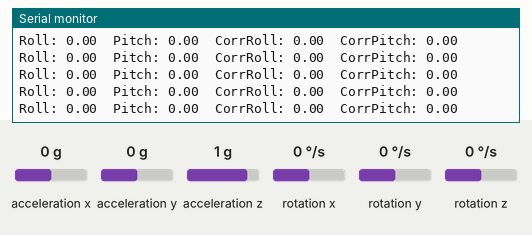
Recording of a sketch running on a simulated Arduino Uno, built with avr-gcc and run on an emulated ATmega328P. On the bench: the last lines printed to the serial monitor. Wiring (inferred from the names in the program): MPU-6050 motion sensor at I2C address 0x68. Inputs (shaded band) come from the test bench; at power-on: acceleration x 0 g, acceleration y 0 g, rotation x 0 °/s, rotation y 0 °/s, acceleration z 1 g, rotation z 0 °/s.

Above: at 1.2 s.
1.3 s: acceleration x set to -1.4 g
At 1.4 s:
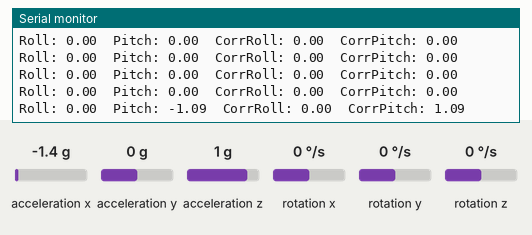
4.3 s: acceleration y set to -1.4 g
At 4.35 s:
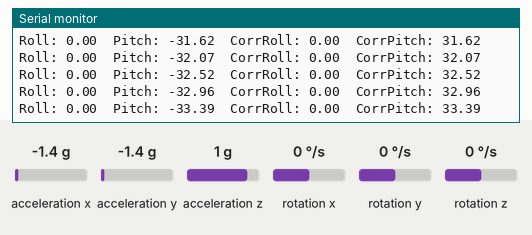
7.3 s: rotation x set to -192 °/s
At 7.32 s:
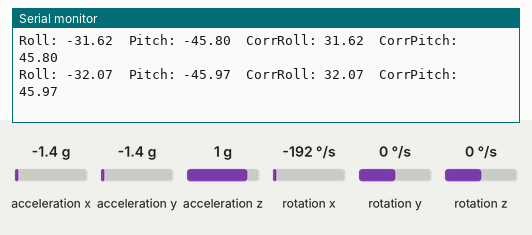
10.3 s: rotation y set to -192 °/s
At 10.33 s:
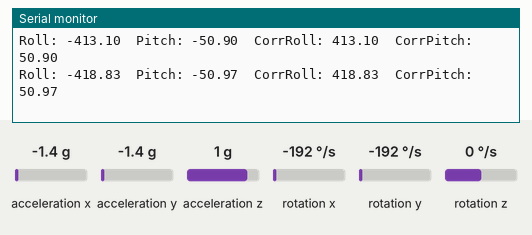
13.3 s: rotation x set to 100 °/s
At 13.36 s:
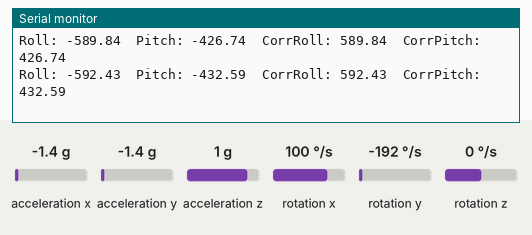
16.3 s: acceleration z set to -1.4 g
At 16.33 s:
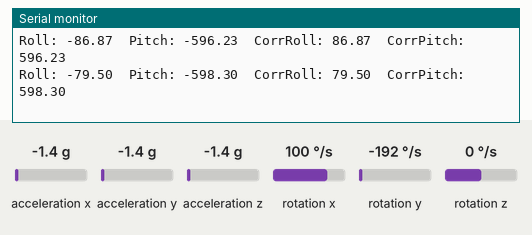
Timing chart, 0 to 19.3 s (numbered marks = the images above; inputs shaded):
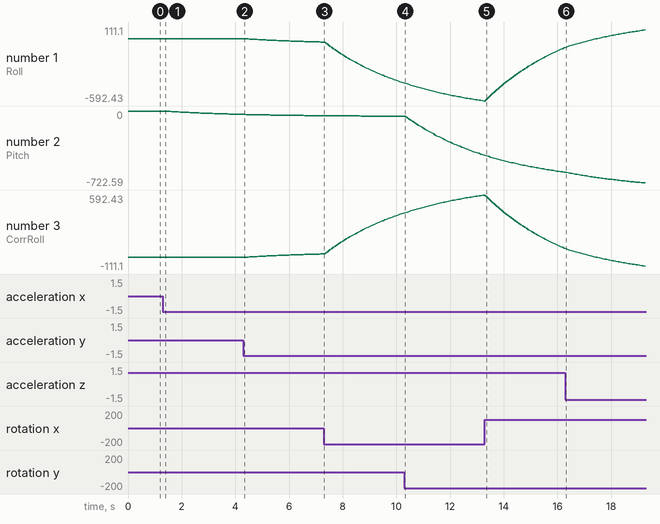

Measured:
- after the input at 1.3 s, the serial monitor: prints a new line after 0.09 s (image 1)
- plotted number 2: 0 → -33.39 after the input at 1.3 s

The sketch:

flight_controller.ino
```cpp
/*
 * Drone Flight Controller — Teensy 4.0 + MPU-6050
 * Reads IMU, fuses angles with a complementary filter,
 * computes dual-axis PID (roll & pitch).
 */

#include <Wire.h>

// ===== GLOBAL STATE (shared between functions) =====
int16_t gyroX, gyroY, gyroZ;          // raw gyroscope
int16_t accelX, accelY, accelZ;       // raw accelerometer
float angleRoll = 0, anglePitch = 0;  // fused angles
float temps_precedent = 0;
float dt;

// PID gains (shared, tuned later)
float Kp = 1.0, Ki = 0.0, Kd = 0.0;
float angle_voulu = 0;                // target: level (0°)

// PID memory — one set per axis
float somme_erreurs_roll = 0, erreur_precedente_roll = 0;
float somme_erreurs_pitch = 0, erreur_precedente_pitch = 0;
float correctionRoll, correctionPitch;

// ===== SETUP =====
void setup() {
  Wire.begin();
  Serial.begin(9600);
  Wire.beginTransmission(0x68);   // wake up the MPU-6050
  Wire.write(0x6B);
  Wire.write(0x00);
  Wire.endTransmission();
  temps_precedent = micros();
}

// ===== 1. READ — get raw data over I2C =====
void readSensors() {
  Wire.beginTransmission(0x68);
  Wire.write(0x3B);               // accelerometer registers
  Wire.endTransmission();
  Wire.requestFrom(0x68, 6);
  accelX = Wire.read() << 8 | Wire.read();
  accelY = Wire.read() << 8 | Wire.read();
  accelZ = Wire.read() << 8 | Wire.read();

  Wire.beginTransmission(0x68);
  Wire.write(0x43);               // gyroscope registers
  Wire.endTransmission();
  Wire.requestFrom(0x68, 6);
  gyroX = Wire.read() << 8 | Wire.read();
  gyroY = Wire.read() << 8 | Wire.read();
  gyroZ = Wire.read() << 8 | Wire.read();
}

// ===== 2. FUSE — complementary filter (roll & pitch) =====
void computeAngle() {
  dt = (micros() - temps_precedent) / 1000000.0;
  temps_precedent = micros();

  // Roll (rotation around X)
  float angle_accel_roll = atan2(accelY, accelZ) * 180.0 / PI;
  float gyro_roll = gyroX / 131.0;
  angleRoll = 0.98 * (angleRoll + gyro_roll * dt) + 0.02 * angle_accel_roll;

  // Pitch (rotation around Y)
  float angle_accel_pitch = atan2(accelX, accelZ) * 180.0 / PI;
  float gyro_pitch = gyroY / 131.0;
  anglePitch = 0.98 * (anglePitch + gyro_pitch * dt) + 0.02 * angle_accel_pitch;
}

// ===== 3. CORRECT — one PID per axis =====
void computePID() {
  // Roll
  float erreur_roll = angle_voulu - angleRoll;
  somme_erreurs_roll += erreur_roll * dt;
  float variation_roll = (erreur_roll - erreur_precedente_roll) / dt;
  correctionRoll = Kp * erreur_roll + Ki * somme_erreurs_roll + Kd * variation_roll;
  erreur_precedente_roll = erreur_roll;

  // Pitch
  float erreur_pitch = angle_voulu - anglePitch;
  somme_erreurs_pitch += erreur_pitch * dt;
  float variation_pitch = (erreur_pitch - erreur_precedente_pitch) / dt;
  correctionPitch = Kp * erreur_pitch + Ki * somme_erreurs_pitch + Kd * variation_pitch;
  erreur_precedente_pitch = erreur_pitch;
}

// ===== 4. OUTPUT — send over serial =====
void displayData() {
  Serial.print("Roll: ");  Serial.print(angleRoll);
  Serial.print("  Pitch: "); Serial.print(anglePitch);
  Serial.print("  CorrRoll: "); Serial.print(correctionRoll);
  Serial.print("  CorrPitch: "); Serial.println(correctionPitch);
}

// ===== LOOP — the chain, repeated forever =====
void loop() {
  readSensors();     // 1. read
  computeAngle();    // 2. fuse
  computePID();      // 3. correct
  displayData();     // 4. output
  delay(10);
}
```
